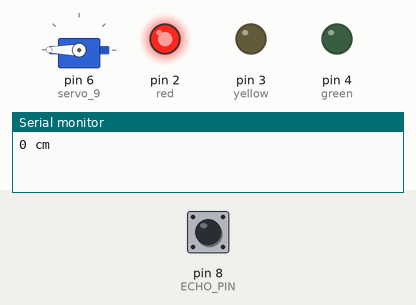
The sketch below on a simulated Arduino Uno, built with avr-gcc and run on an emulated ATmega328P. On the bench: servo, output pins drawn as LEDs (lit = HIGH), the last lines printed to the serial monitor. Inputs (shaded band) come from the test bench; at power-on: pin 8 (ECHO_PIN) LOW. Pins used as bus, display or sensor lines are not drawn.

Above: at 4.7 s.
4.8 s: pin 8 (ECHO_PIN) pulsed HIGH 2 times (0.12 s each, 0.3 s apart)
At 5.07 s:
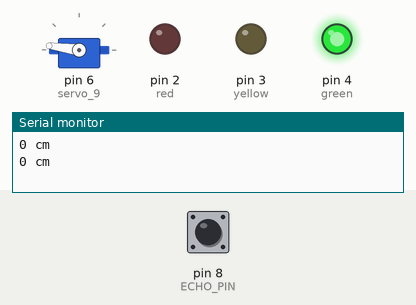
At 8.4 s:
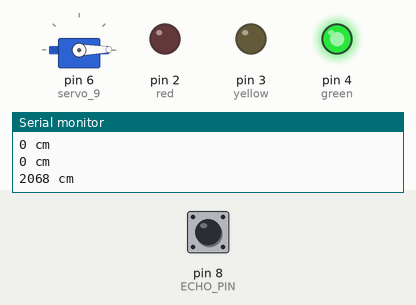
Timing chart, 0 to 12.8 s (numbered marks = the images above; inputs shaded):
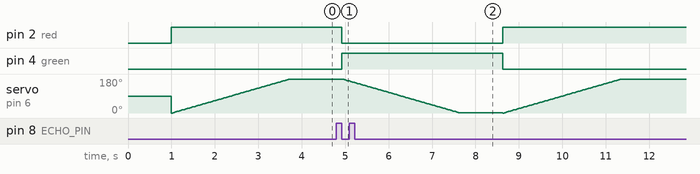

The sketch:

Servo.ino
```cpp
#include <Servo.h>

const unsigned int TRIG_PIN = 7;
const unsigned int ECHO_PIN = 8;
const unsigned int BAUD_RATE = 9600;
int red = 2;
int yellow = 3;
int green = 4;

int pos = 0;
int distanceThreshold = 0;
int cm = 0;
int inches = 0;
int flag = 0;
Servo servo_9;

void setup()
{
    pinMode(TRIG_PIN, OUTPUT);
    pinMode(ECHO_PIN, INPUT);

    pinMode(red, OUTPUT);
    pinMode(yellow, OUTPUT);
    pinMode(green, OUTPUT);

    servo_9.attach(6);

    Serial.begin(BAUD_RATE);

}

void loop()
{
    digitalWrite(TRIG_PIN, LOW);
    delayMicroseconds(2);
    digitalWrite(TRIG_PIN, HIGH);
    delayMicroseconds(20);

    const unsigned long duration = pulseIn(ECHO_PIN, HIGH);
    cm = duration/29/2;
    if(cm < 50) {
        digitalWrite(red, HIGH);
        digitalWrite(green, LOW);
        digitalWrite(yellow, LOW);
    } else if(cm >= 50 && cm < 200) {
        digitalWrite(yellow, HIGH);
        digitalWrite(red, LOW);
        digitalWrite(green, LOW);
    } else{
        digitalWrite(green, HIGH);
        digitalWrite(yellow, LOW);
        digitalWrite(red, LOW);
    }
    if(cm < 333 && flag == 0) {
        TT1();
    } else if(cm > 333 && flag == 1){
        TT2();
    }
    Serial.print(cm);
    Serial.println(" cm");
    // delay(10);

}

void TT1() {
    for(pos = 0; pos <= 180; pos +=1) {
        servo_9.write(pos);
        delay(15);
    }
    flag = 1;
}

void TT2() {
    for(pos = 180; pos > 0; pos -= 1) {
        servo_9.write(pos);
        delay(15);
    }
    flag = 0;
} 
```

Measured:
- after the input at 4.8 s, pin 2 (red): HIGH → LOW after 0.12 s, → HIGH 3.7 s later; pin 4 (green): LOW → HIGH after 0.12 s, → LOW 3.7 s later
